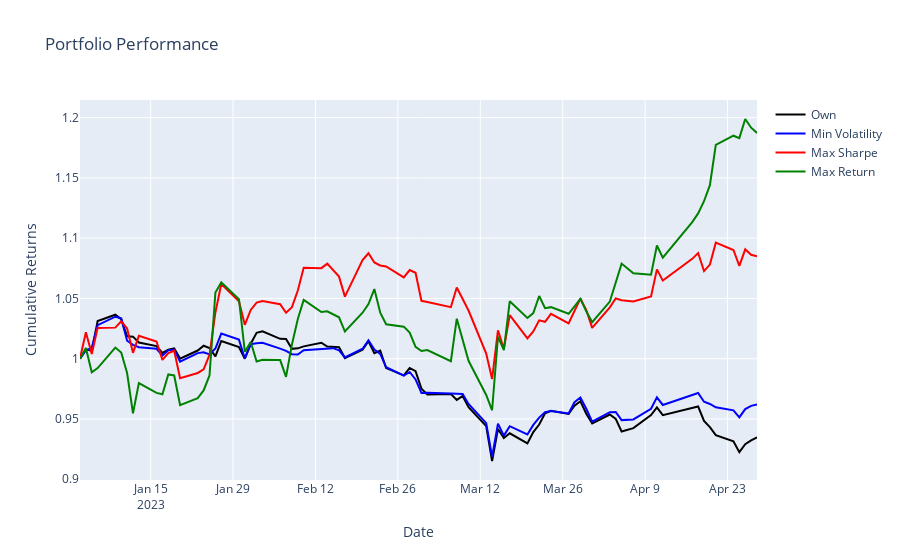

This figure's notebook cell:
### Code cell
# plot
fig = go.Figure()
fig.add_trace(go.Scatter(x=df_port_cum.index, y=df_port_cum['Own'], name='Own',
                            line=dict(color='black', width=2)))
fig.add_trace(go.Scatter(x=df_port_cum.index, y=df_port_cum['Min Volatility'], name='Min Volatility',
                            line=dict(color='blue', width=2)))
fig.add_trace(go.Scatter(x=df_port_cum.index, y=df_port_cum['Max Sharpe'], name='Max Sharpe',
                            line=dict(color='red', width=2)))
fig.add_trace(go.Scatter(x=df_port_cum.index, y=df_port_cum['Max Return'], name='Max Return',
                            line=dict(color='green', width=2)))
fig.update_layout(title='Portfolio Performance', yaxis_title='Cumulative Returns', xaxis_title='Date')
fig.show()
